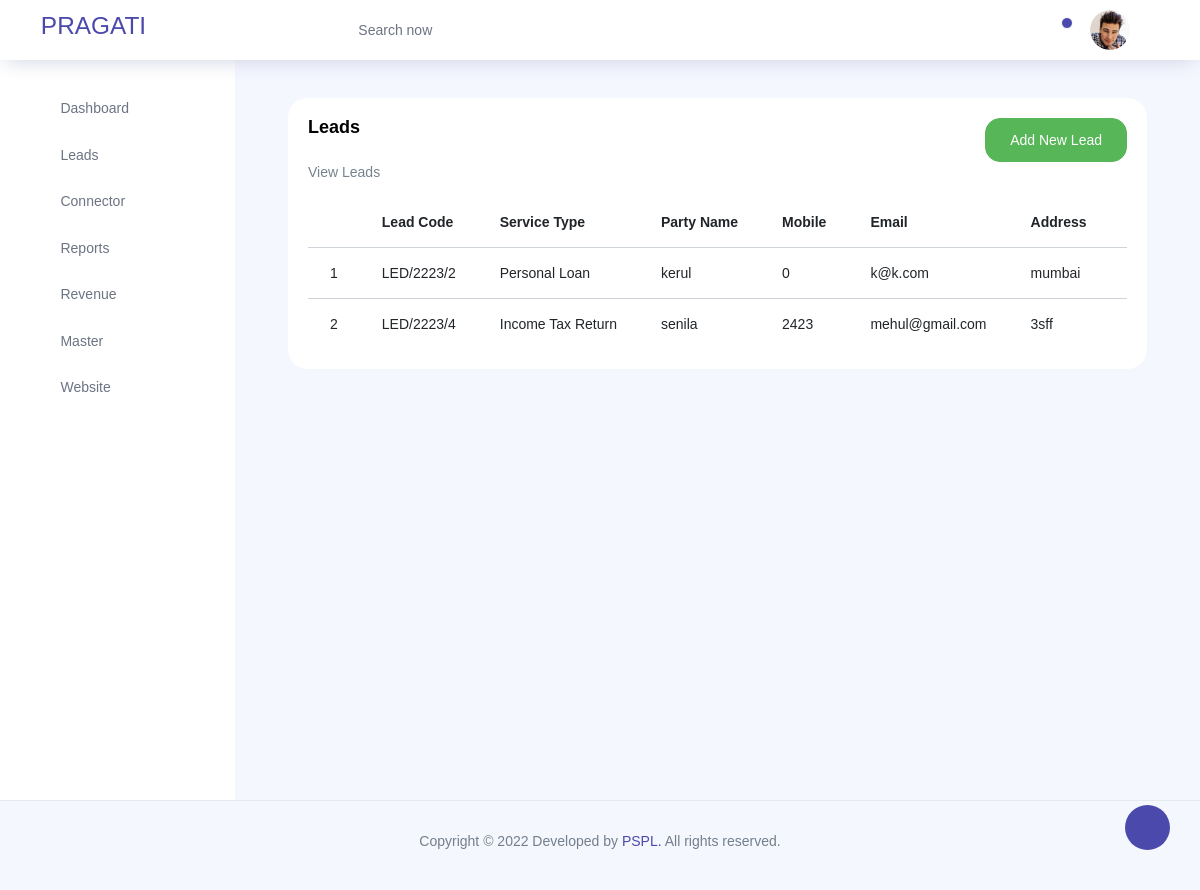
Page /lead/lead/view_approved_lead_reg on the earlier database version.
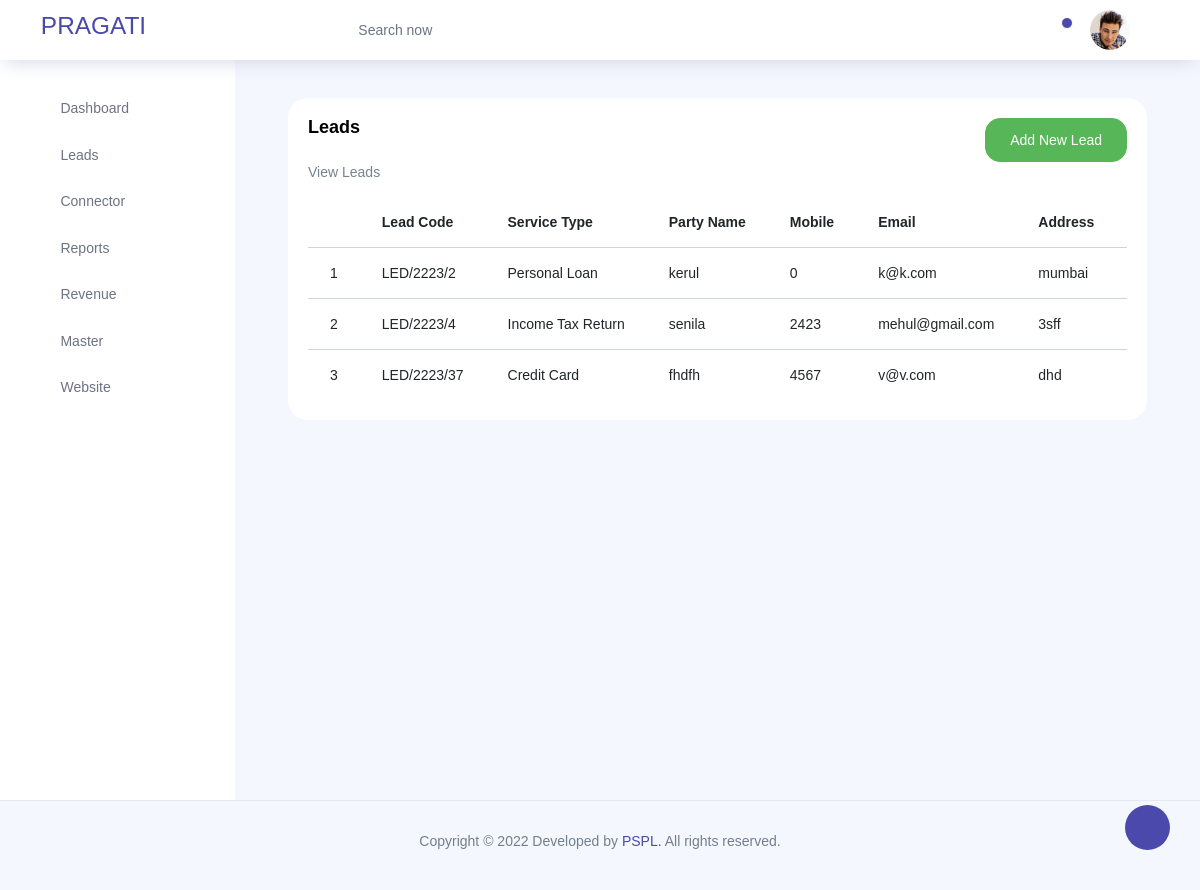
Same page on the later database version.
### lead/models.py (models this page shows, shortened)
class Lead(models.Model):
    STATUS = [
    ('PENDING', 'PENDING'),
    ('APPROVED', 'APPROVED'),
    ('CLOSE', 'CLOSE'),
    ('CANCEL', 'CANCEL'),
    ]
    REVENUE_STATUS = [
    ('PENDING', 'PENDING'),
    ('PAID', 'PAID'),
    ('CANCEL', 'CANCEL'),
    ]
    lead_code=models.CharField(max_length=50,unique=True)
    lead_date=models.DateField(default=timezone.now)
    category=models.ForeignKey(Category,verbose_name="category",on_delete=models.CASCADE)
    service_type=models.ForeignKey(Service_types,verbose_name="services",on_delete=models.CASCADE)
    party_name=models.CharField(max_length=50,null=True, blank=True)
    party_mobile=models.DecimalField(max_digits=10,decimal_places=0,null=True ,blank=True)
    party_email=models.EmailField(max_length=254,null=True, blank=True)
    party_address=models.CharField(max_length=100,null=True, blank=True)
    remark=models.CharField(max_length=250,null=True, blank=True)
    connector=models.ForeignKey(Connector,verbose_name="connector",on_delete=models.CASCADE)
    status = models.CharField(choices=STATUS, default='PENDING', max_length=100,null=True, blank=True)
    con_paybal_revenue=models.DecimalField(max_digits=15,decimal_places=0,default=0,null=False)
    con_paid_revenue=models.DecimalField(max_digits=15,decimal_places=0,default=0,null=True, blank=True)
    trx_date=models.DateField(default=timezone.now)
    trx_no=models.CharField(max_length=254,default=0)
    con_revenue_status=models.CharField(choices=REVENUE_STATUS, default='PENDING', max_length=100,null=True, blank=True)

class Service_types(models.Model): #city
    category=models.ForeignKey(Category, verbose_name="category", on_delete=models.CASCADE, related_name='services')
    name=models.CharField(max_length=100,unique=True)
    def __str__(self):
        return self.name

### lead/views.py (the view)
# urls.py: path('lead/view_approved_lead_reg',views.view_approved_lead_reg,name="view_approved_lead_reg"),
def view_approved_lead_reg(request):
    cat= Lead.objects.filter(status='APPROVED')
    return render(request,'view_lead_reg.html',{'view_lead_reg':cat})

### lead/models.py (called while the page is built)
    def __str__(self):
        return self.con_name

### templates/view_lead_reg.html (shortened to what this page needs)
{% extends 'base.html' %}
{% load static  %}
{% block content %}
<div class="col-lg-12 grid-margin stretch-card">
    <div class="card">
      <div class="card-body">
        <div class="d-flex justify-content-between">
        <h4 class="card-title">Leads</h4>
        <a href="{% url 'lead:add_lead_reg' %}">
        <button type="submit" class="btn btn-success">Add New Lead</button></a>
    </div>
    <p class="card-description">
        View Leads
       </p>
        <div class="table-responsive">
          <table class="table table-hover">
            <thead>
              <tr>
                <th></th>
                <th>Lead Code</th>
                <th>Service Type</th>
                <th>Party Name</th>
                <th>Mobile</th>
                <th>Email</th>
                <th>Address</th>
                <th>Remark</th>
              </tr>
            </thead>
            <tbody>
              <tr>
                {% for i in view_lead_reg%}
                <td>{{forloop.counter}}</td>
            <td>{{i.lead_code}}</td>
            <td>{{i.service_type}}</td>
            <td>{{i.party_name}}</td>
            <td>{{i.party_mobile}}</td>
            <td>{{i.party_email}}</td>
            <td>{{i.party_address}}</td>
            <td>{{i.remark}}</td>
              </tr>
              {% endfor %}
            </tbody>
          </table>
        </div>
      </div>
    </div>
  </div>
  {% endblock %}

Differences in the rows shown:
now on this page (row edited): Lead: lead_code "LED/2223/37", service_type "Credit Card", party_name "fhdfh", party_mobile "4567", party_email "v@v.com", party_address "dhd"
